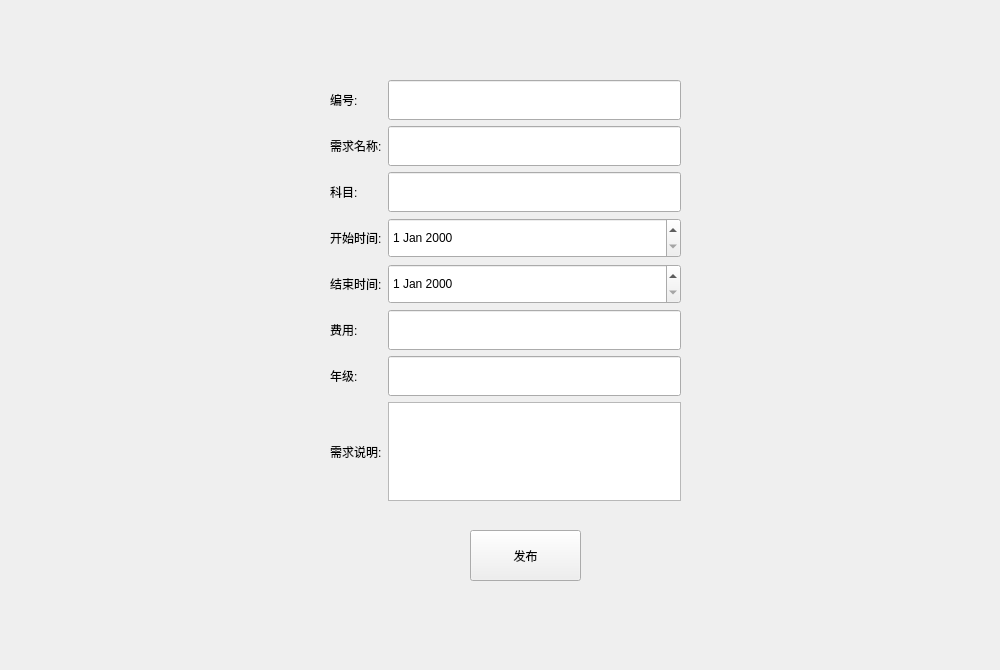
<?xml version="1.0" encoding="UTF-8"?>
<ui version="4.0">
 <class>ChildWidgetB</class>
 <widget class="QWidget" name="ChildWidgetB">
  <property name="geometry">
   <rect>
    <x>0</x>
    <y>0</y>
    <width>1000</width>
    <height>670</height>
   </rect>
  </property>
  <property name="windowTitle">
   <string>Form</string>
  </property>
  <widget class="QPushButton" name="btn_resiger">
   <property name="geometry">
    <rect>
     <x>470</x>
     <y>530</y>
     <width>111</width>
     <height>51</height>
    </rect>
   </property>
   <property name="text">
    <string>发布</string>
   </property>
  </widget>
  <widget class="QWidget" name="gridLayoutWidget">
   <property name="geometry">
    <rect>
     <x>330</x>
     <y>80</y>
     <width>351</width>
     <height>421</height>
    </rect>
   </property>
   <layout class="QGridLayout" name="gridLayout">
    <item row="5" column="1">
     <widget class="QLineEdit" name="lineEdit_6">
      <property name="minimumSize">
       <size>
        <width>0</width>
        <height>40</height>
       </size>
      </property>
     </widget>
    </item>
    <item row="2" column="1">
     <widget class="QLineEdit" name="lineEdit_3">
      <property name="minimumSize">
       <size>
        <width>0</width>
        <height>40</height>
       </size>
      </property>
     </widget>
    </item>
    <item row="1" column="1">
     <widget class="QLineEdit" name="lineEdit_2">
      <property name="minimumSize">
       <size>
        <width>0</width>
        <height>40</height>
       </size>
      </property>
     </widget>
    </item>
    <item row="7" column="0">
     <widget class="QLabel" name="label_8">
      <property name="text">
       <string>需求说明:</string>
      </property>
     </widget>
    </item>
    <item row="1" column="0">
     <widget class="QLabel" name="label_2">
      <property name="text">
       <string>需求名称:</string>
      </property>
     </widget>
    </item>
    <item row="4" column="0">
     <widget class="QLabel" name="label_6">
      <property name="text">
       <string>结束时间:</string>
      </property>
     </widget>
    </item>
    <item row="3" column="0">
     <widget class="QLabel" name="label_5">
      <property name="text">
       <string>开始时间:</string>
      </property>
     </widget>
    </item>
    <item row="2" column="0">
     <widget class="QLabel" name="label_4">
      <property name="text">
       <string>科目:</string>
      </property>
     </widget>
    </item>
    <item row="0" column="1">
     <widget class="QLineEdit" name="lineEdit_1">
      <property name="minimumSize">
       <size>
        <width>0</width>
        <height>40</height>
       </size>
      </property>
     </widget>
    </item>
    <item row="5" column="0">
     <widget class="QLabel" name="label_7">
      <property name="text">
       <string>费用:</string>
      </property>
     </widget>
    </item>
    <item row="0" column="0">
     <widget class="QLabel" name="label">
      <property name="text">
       <string>编号:</string>
      </property>
     </widget>
    </item>
    <item row="7" column="1">
     <widget class="QTextEdit" name="textEdit">
      <property name="minimumSize">
       <size>
        <width>0</width>
        <height>40</height>
       </size>
      </property>
     </widget>
    </item>
    <item row="6" column="1">
     <widget class="QLineEdit" name="lineEdit_7">
      <property name="minimumSize">
       <size>
        <width>0</width>
        <height>40</height>
       </size>
      </property>
     </widget>
    </item>
    <item row="6" column="0">
     <widget class="QLabel" name="label_9">
      <property name="text">
       <string>年级:</string>
      </property>
     </widget>
    </item>
    <item row="3" column="1">
     <widget class="QDateEdit" name="lineEdit_4">
      <property name="minimumSize">
       <size>
        <width>0</width>
        <height>40</height>
       </size>
      </property>
     </widget>
    </item>
    <item row="4" column="1">
     <widget class="QDateEdit" name="lineEdit_5">
      <property name="minimumSize">
       <size>
        <width>0</width>
        <height>40</height>
       </size>
      </property>
     </widget>
    </item>
   </layout>
  </widget>
 </widget>
 <resources/>
 <connections/>
</ui>
